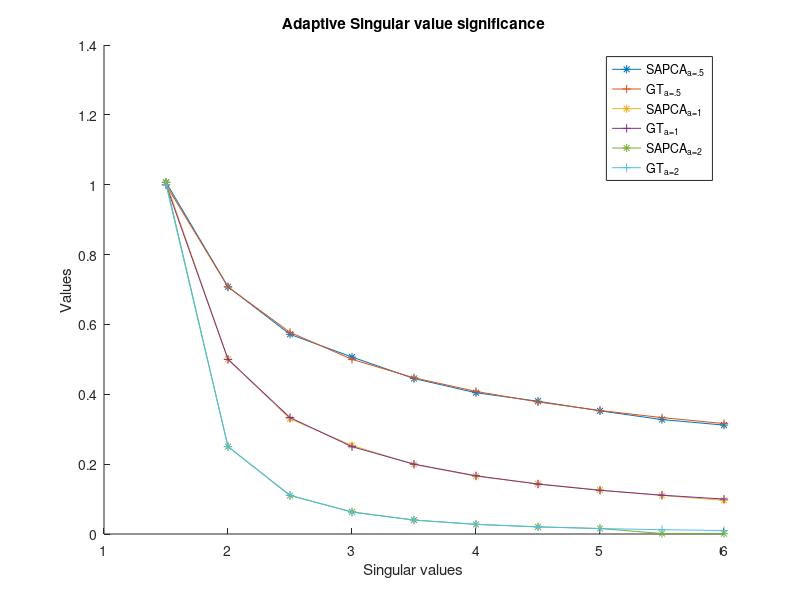

The MATLAB script that drew this image:
%% Plot SVs of SAPCA vs Ground Truth (GT)
%
% Description: 
%   This code is a toy plot for showing the discovered singular values for
%   SAPCA against the Grount Truth data (GT). The data were generated by
%   `synthetic_data_gen` for different alphas and the recovery rank r was
%   set to 10.
%
% Author: Andreas Grammenos (ag926@cl.cam.ac.uk)
%
% Last touched date: 18/07/2019
% 
% License: GPLv3
%

% initialise
clc; clear; close all;

% for alpha 0.5
sapca_sv_05 =	[1.0069 0.7078 0.5717 0.5066 0.4451 ...
               0.4044 0.3801 0.3526 0.3276 0.3118];
	
real_sv_05 = 	[1.0000 0.7071 0.5774 0.5000 0.4472 ...
               0.4082 0.3780 0.3536 0.3333 0.3162];

% for alpha 1
sapca_sv_1 = [1.0067 0.5004 0.3300 0.2535 0.1992 ...
              0.1653 0.1436 0.1258 0.1105 0.0964];

real_sv_1 = [1.0000 0.5000 0.3333 0.2500 0.2000 ...
             0.1667 0.1429 0.1250 0.1111 0.1000];

% for alpha 2
sapca_sv_2 = [1.0067 0.2502 0.1100 0.0634 0.0398 ...
              0.0275 0.0205 0.0157 0.0014 0.0010];
            
real_sv_2 = [1.0000 0.2500 0.1111 0.0625 0.0400 ...
             0.0278 0.0204 0.0156 0.0123 0.0100];
           
% plot it nicely
r = size(sapca_sv_05, 2);
figure;
hold on;
plot(sapca_sv_05, '-*');
plot(real_sv_05, '-+');
plot(sapca_sv_1, '-*');
plot(real_sv_1, '-+');
plot(sapca_sv_2, '-*');
plot(real_sv_2, '-+');
hold off;
title('Adaptive Singular value significance');
legend('SAPCA_{a=.5}', 'GT_{a=.5}', 'SAPCA_{a=1}', 'GT_{a=1}', 'SAPCA_{a=2}', 'GT_{a=2}');
xlabel('Singular values');
xticklabels(1:r);
ylabel('Values');
